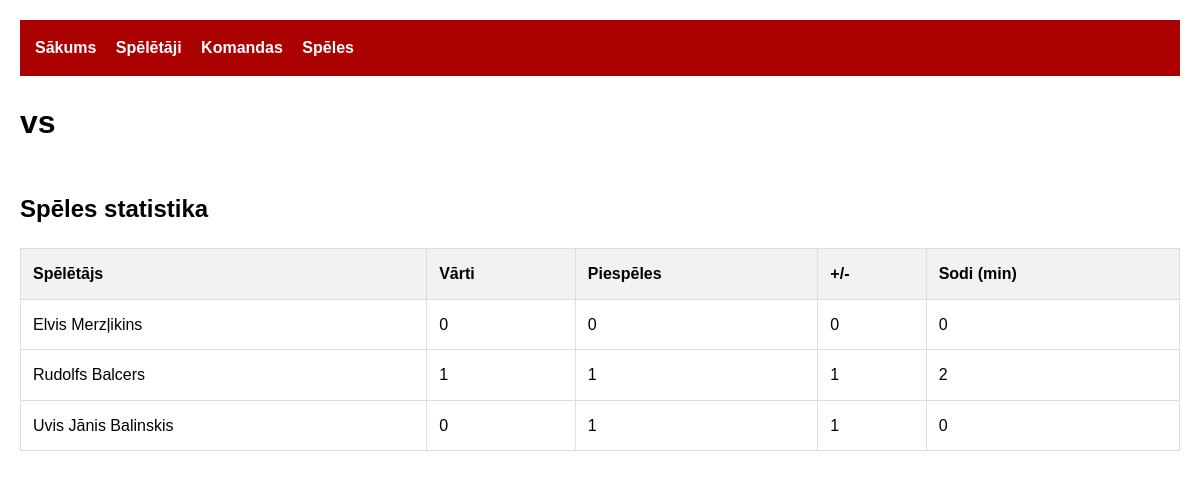
Before: /game/1 with the older database file.
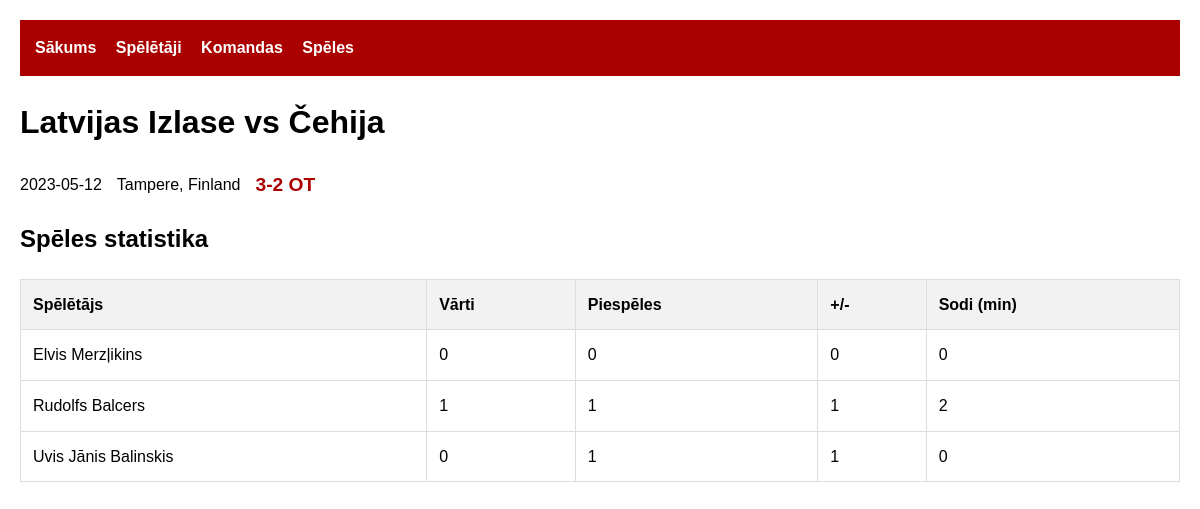
After: the same page with the newer database file.
### tables this page shows
CREATE TABLE Teams (
    team_id INTEGER PRIMARY KEY AUTOINCREMENT,
    name TEXT NOT NULL,
    city TEXT NOT NULL,
    league TEXT NOT NULL,
    founded_year INTEGER,
    arena TEXT
);

CREATE TABLE Games (
    game_id INTEGER PRIMARY KEY AUTOINCREMENT,
    home_team_id INTEGER NOT NULL,
    away_team_id INTEGER NOT NULL,
    game_date TEXT NOT NULL,
    game_type TEXT CHECK(game_type IN ('Regular', 'Playoff', 'International')),
    location TEXT,
    score TEXT,
    FOREIGN KEY (home_team_id) REFERENCES Teams(team_id),
    FOREIGN KEY (away_team_id) REFERENCES Teams(team_id)
);

### app.py (the view)
@app.route('/game/<int:game_id>')
def game_detail(game_id):
    conn = sqlite3.connect('hockey.db')
    conn.row_factory = sqlite3.Row
    game = conn.execute('''
        SELECT g.*, ht.name as home_team, at.name as away_team
        FROM Games g
        JOIN Teams ht ON g.home_team_id = ht.team_id
        JOIN Teams at ON g.away_team_id = at.team_id
        WHERE g.game_id = ?
    ''', (game_id,)).fetchone()
    stats = conn.execute('''
        SELECT p.first_name, p.last_name, s.*
        FROM Statistics s
        JOIN Players p ON s.player_id = p.player_id
        WHERE s.game_id = ?
    ''', (game_id,)).fetchall()
    conn.close()
    return render_template('game_detail.html', game=game, stats=stats)

### templates/game_detail.html
{% extends "base.html" %}
{% block content %}
<h1>{{ game.home_team }} vs {{ game.away_team }}</h1>
<div class="game-meta">
    <span>{{ game.game_date }}</span>
    <span>{{ game.location }}</span>
    <span class="score">{{ game.score }}</span>
</div>
<h2>Spēles statistika</h2>
<table>
    <tr>
        <th>Spēlētājs</th>
        <th>Vārti</th>
        <th>Piespēles</th>
        <th>+/-</th>
        <th>Sodi (min)</th>
    </tr>
    {% for stat in stats %}
    <tr>
        <td>{{ stat.first_name }} {{ stat.last_name }}</td>
        <td>{{ stat.goals }}</td>
        <td>{{ stat.assists }}</td>
        <td>{{ stat.plus_minus }}</td>
        <td>{{ stat.penalty_minutes }}</td>
    </tr>
    {% endfor %}
</table>
{% endblock %}

Changed rows visible on the page:
now on this page (row edited): Teams: home_team "Latvijas Izlase"
added Teams: away_team "Čehija"
now on this page (row unchanged): Games: game_date "2023-05-12", location "Tampere, Finland", score "3-2 OT"
